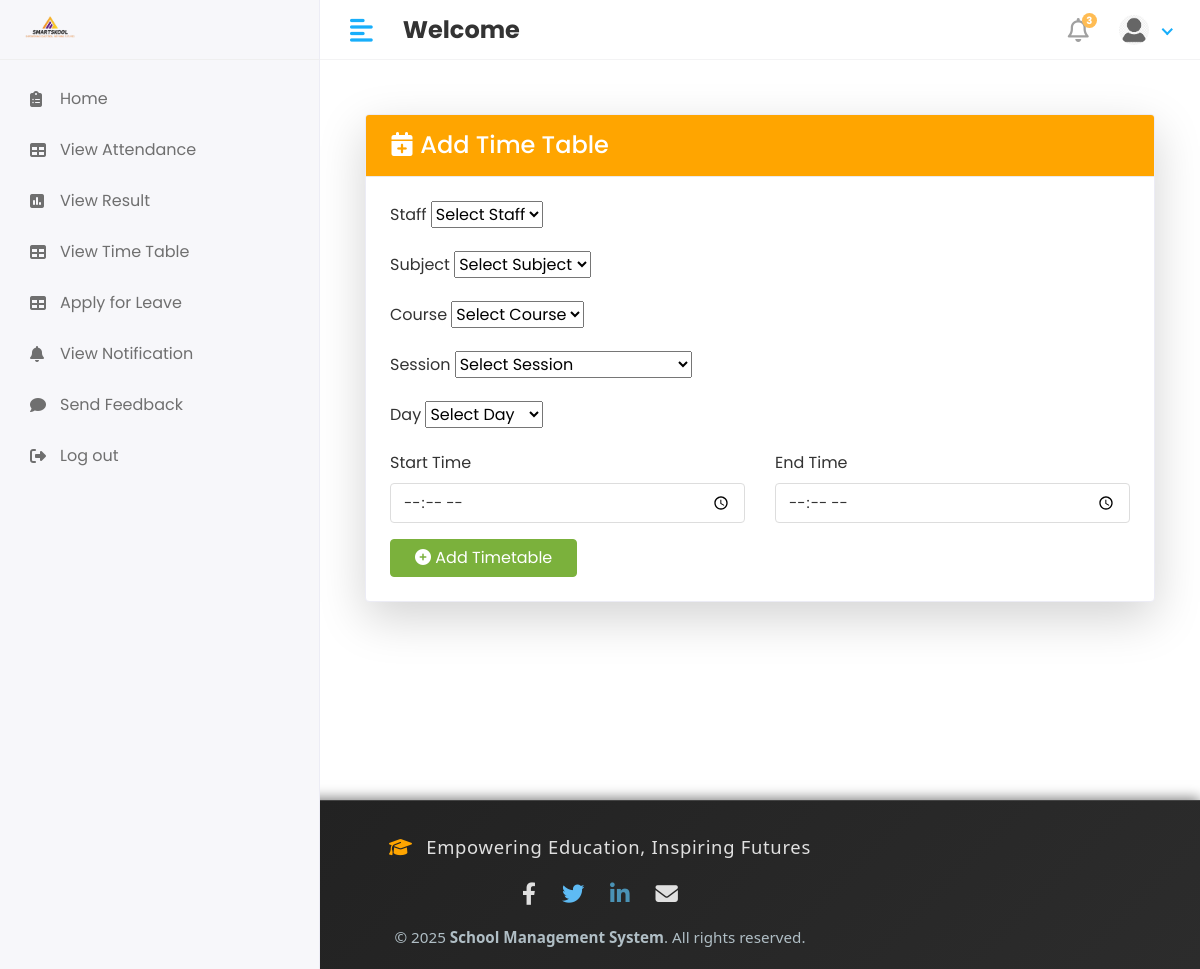
Before: /Hod/add_timetable/ with the older database file.
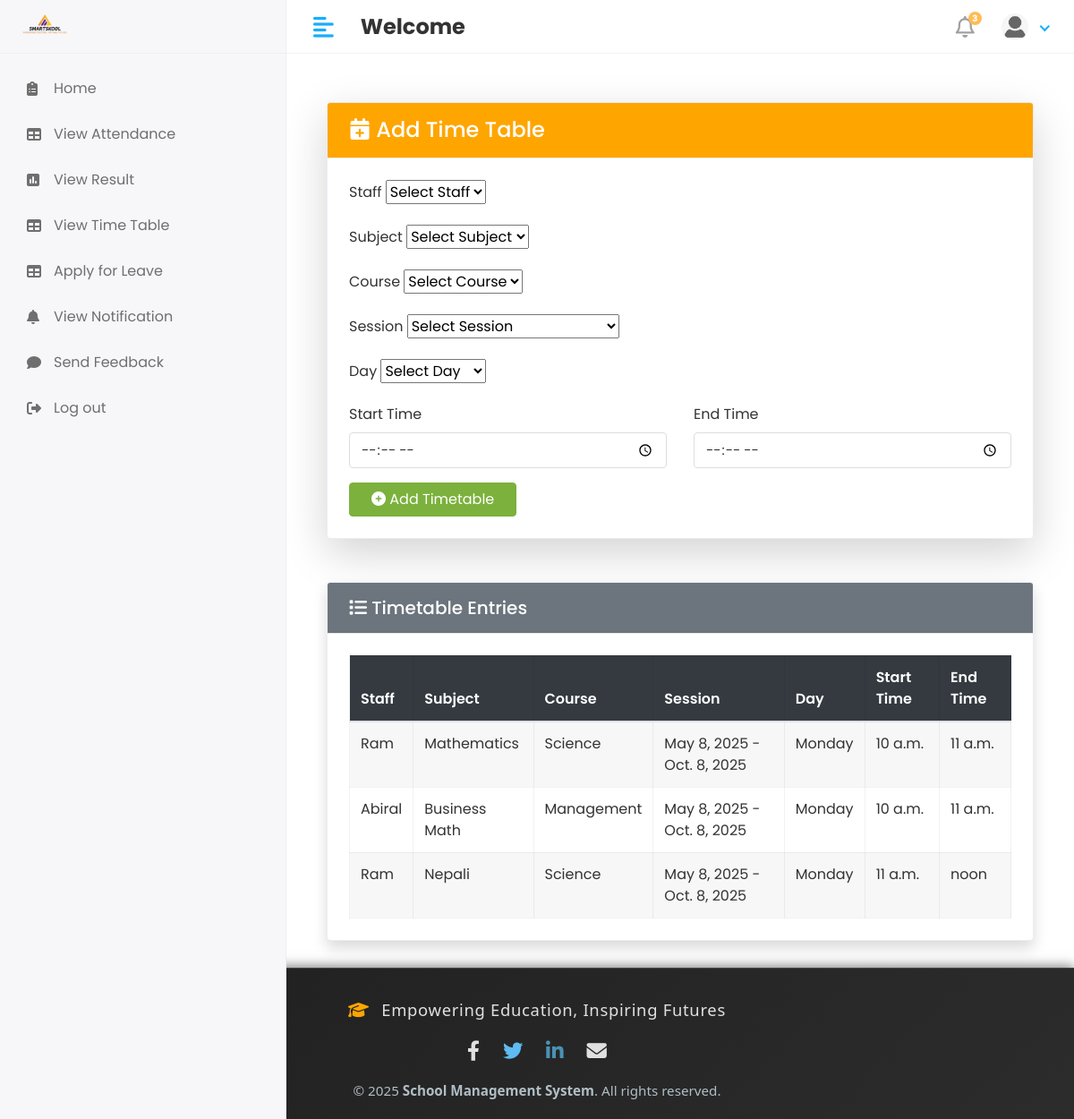
After: the same page with the newer database file.
### app/models.py (models this page shows, shortened)
class TimeTable(models.Model):
    staff = models.ForeignKey(staff, on_delete=models.CASCADE)
    subject = models.ForeignKey(subject, on_delete=models.CASCADE)
    course = models.ForeignKey(course, on_delete=models.CASCADE)
    session_year = models.ForeignKey(session_year, on_delete=models.CASCADE)
    day = models.CharField(max_length=10, choices=DAYS_OF_WEEK)
    start_time = models.TimeField()
    end_time = models.TimeField()

class staff(models.Model):
    admin = models.OneToOneField(CustomUser, on_delete=models.DO_NOTHING)
    address = models.TextField()
    gender = models.CharField(max_length=10)
    phone_number = models.TextField()
    created_at = models.DateField(auto_now_add=True)
    updated_at = models.DateField(auto_now=True)

class CustomUser(AbstractUser):
   USER= (
      (1,'hod'),
      (2,'staff'),
      (3,'student'),
    )
   user_type=models.CharField(choices=USER,max_length=50,default=1)
   profile_pic = models.ImageField(upload_to='media/profile_pics')

class subject(models.Model):
    subject_name = models.CharField(max_length=100)
    subject_code = models.CharField(max_length=10)
    course_id = models.ForeignKey(course, on_delete=models.CASCADE)
    staff_id = models.ForeignKey(staff, on_delete=models.CASCADE)
    created_at = models.DateField(auto_now_add=True,null=True)
    updated_at = models.DateField(auto_now=True)

class course(models.Model):
    course_name = models.CharField(max_length=100)
    course_code = models.CharField(max_length=10)
    course_created_date = models.DateField(auto_now_add=True)
    course_updated_date = models.DateField(auto_now=True)

class session_year(models.Model):
    session_start_year = models.DateField()
    session_end_year = models.DateField()

### school_management_system/Hod_Views.py (the view, shortened to what this page needs)
# urls.py: path('Hod/add_timetable/', Hod_Views.add_timetable, name='add_timetable'),
def add_timetable(request):
    context = {
        'staffs': staff.objects.all(),
        'subjects': subject.objects.all(),
        'courses': course.objects.all(),
        'sessions': session_year.objects.all(),
        'days': ['Monday', 'Tuesday', 'Wednesday', 'Thursday', 'Friday', 'Saturday'],
        'timetables': TimeTable.objects.all().order_by('day', 'start_time'),
    }
    return render(request, 'Hod/add_timetable.html', context)

### templates/Hod/add_timetable.html (shortened to what this page needs)
{% extends 'base.html' %}
{% block content %}
<div class="container mt-4">
    <div class="card shadow-lg">
        <div class="card-header text-white" style="background-color: orange;">
            <h4 class="mb-0"><i class="fas fa-calendar-plus me-2"></i> Add Time Table</h4>
        </div>
        <div class="card-body">
            <form method="post">
                <div class="mb-3">
                    <label class="form-label">Staff</label>
                    <select name="staff" class="form-select" required>
                        <option value="" disabled selected>Select Staff</option>
                    </select>
                </div>
                <div class="mb-3">
                    <label class="form-label">Subject</label>
                    <select name="subject" class="form-select" required>
                        <option value="" disabled selected>Select Subject</option>
                    </select>
                </div>
                <div class="mb-3">
                    <label class="form-label">Course</label>
                    <select name="course" class="form-select" required>
                        <option value="" disabled selected>Select Course</option>
                    </select>
                </div>
                <div class="mb-3">
                    <label class="form-label">Session</label>
                    <select name="session" class="form-select" required>
                        <option value="" disabled selected>Select Session</option>
                    </select>
                </div>
                <div class="mb-3">
                    <label class="form-label">Day</label>
                    <select name="day" class="form-select" required>
                        <option value="" disabled selected>Select Day</option>
                    </select>
                </div>
                <div class="row">
                    <div class="col-md-6 mb-3">
                        <label class="form-label">Start Time</label>
                        <input type="time" name="start_time" class="form-control" required>
                    </div>
                    <div class="col-md-6 mb-3">
                        <label class="form-label">End Time</label>
                        <input type="time" name="end_time" class="form-control" required>
                    </div>
                </div>
                <div class="text-end">
                    <button type="submit" class="btn btn-success px-4">
                        <i class="fas fa-plus-circle me-1"></i> Add Timetable
                    </button>
                </div>
            </form>
        </div>
    </div>
    {% if timetables %}
    <div class="card mt-5 shadow">
        <div class="card-header bg-secondary text-white">
            <h5 class="mb-0"><i class="fas fa-list me-2"></i> Timetable Entries</h5>
        </div>
        <div class="card-body">
            <table class="table table-bordered table-striped">
                <thead class="table-dark">
                    <tr>
                        <th>Staff</th>
                        <th>Subject</th>
                        <th>Course</th>
                        <th>Session</th>
                        <th>Day</th>
                        <th>Start Time</th>
                        <th>End Time</th>
                    </tr>
                </thead>
                <tbody>
                    {% for t in timetables %}
                    <tr>
                        <td>{{ t.staff.admin.first_name }}</td>
                        <td>{{ t.subject.subject_name }}</td>
                        <td>{{ t.course.course_name }}</td>
                        <td>{{ t.session_year.session_start_year }} - {{ t.session_year.session_end_year }}</td>
                        <td>{{ t.day }}</td>
                        <td>{{ t.start_time }}</td>
                        <td>{{ t.end_time }}</td>
                    </tr>
                    {% endfor %}
                </tbody>
            </table>
        </div>
    </div>
    {% endif %}
</div>
{% endblock %}

Changed rows visible on the page:
added TimeTable: staff.admin.first_name "Ram", subject.subject_name "Mathematics", course.course_name "Science", session_year.session_start_year "May 8, 2025", session_year.session_end_year "Oct. 8, 2025", day "Monday", start_time "10 a.m.", end_time "11 a.m."
added TimeTable: staff.admin.first_name "Abiral", subject.subject_name "Business Math", course.course_name "Management", session_year.session_start_year "May 8, 2025", session_year.session_end_year "Oct. 8, 2025", day "Monday", start_time "10 a.m.", end_time "11 a.m."
added TimeTable: staff.admin.first_name "Ram", subject.subject_name "Nepali", course.course_name "Science", session_year.session_start_year "May 8, 2025", session_year.session_end_year "Oct. 8, 2025", day "Monday", start_time "11 a.m.", end_time "noon"
Other visible differences:
text now shown: "Timetable Entries Staff Subject Course Session Day Start Time End Time"
